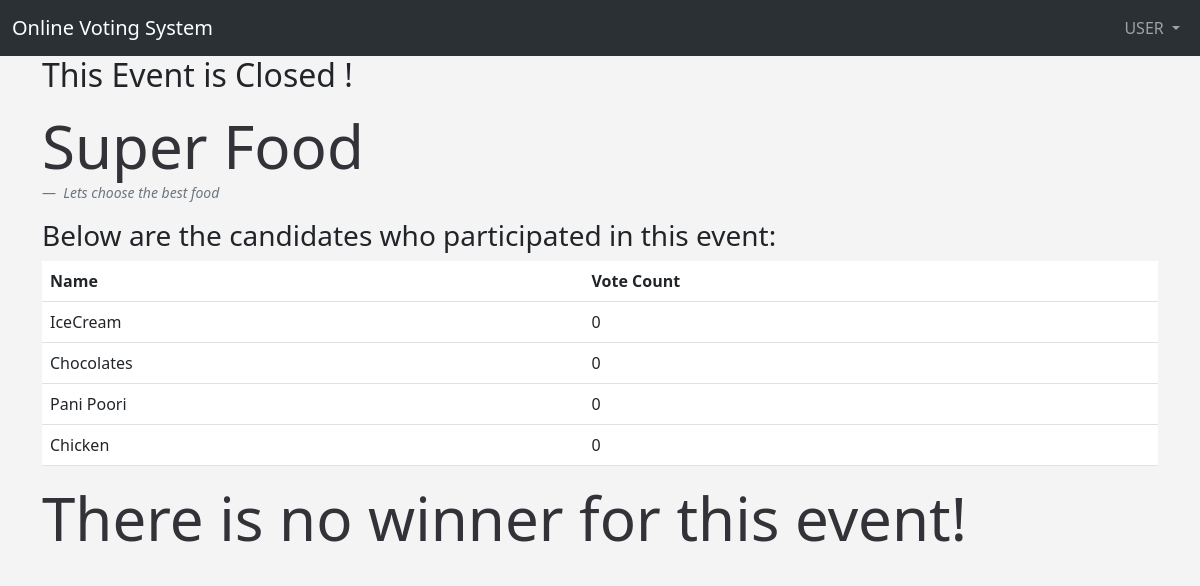
The page /eventaction/2 (signed in) on the database its author committed.
### app.py (models this page shows, shortened)
class Users(db.Model, UserMixin):
	id = db.Column(db.Integer, primary_key=True)
	username = db.Column(db.String(20), nullable=False, unique=True)
	firstname = db.Column(db.String(200), nullable=False)
	lastname = db.Column(db.String(200), nullable=False)
	email = db.Column(db.String(120), nullable=False, unique=True)
	gender = db.Column(db.String(10), nullable=False)
	date_added = db.Column(db.DateTime, default=datetime.utcnow)
	password_hash = db.Column(db.String(128))
	@property
	def password(self):
		raise AttributeError('password is not a readable attribute!')

class Voteevent(db.Model):
	id = db.Column(db.Integer, primary_key=True)
	name = db.Column(db.String(255), nullable=False, unique=True)
	status = db.Column(db.String(255), nullable=False, default='open')
	description = db.Column(db.Text)
	date_added = db.Column(db.DateTime, default=datetime.utcnow)
	created_by = db.Column(db.Integer, db.ForeignKey('users.id'))

class Participants(db.Model):
	id = db.Column(db.Integer, primary_key=True)
	name = db.Column(db.String(255), nullable=False, unique=True)
	votecount = db.Column(db.Integer, default=0)
	voteevent = db.Column(db.Integer, db.ForeignKey('voteevent.id'))
	date_added = db.Column(db.DateTime, default=datetime.utcnow)

### app.py (the view)
@app.route('/eventaction/<int:eventid>', methods=['GET', 'POST'])
@login_required
def eventaction(eventid):
	voteevent = Voteevent.query.get_or_404(eventid)
	if voteevent is not None:
		participants = Participants.query.filter_by(voteevent=eventid).order_by(Participants.votecount.desc())
		if voteevent.status == "open":
			voteeventuser = Voteeventuser.query.filter_by(user=session['id'],voteevent=eventid).first()
			if voteeventuser is None:
				form = CastVoteForm()
				form.selectedparticipant.choices = [(participant.name) for participant in participants]
				if form.validate_on_submit():
					chosenparticipant = Participants.query.filter_by(name=form.selectedparticipant.data,voteevent=eventid).first()
					chosenparticipant.votecount = int(chosenparticipant.votecount)+1
					db.session.commit()
					voteeventuser = Voteeventuser(user=session['id'],voteevent=eventid,uservoted='True')
					db.session.add(voteeventuser)
					db.session.commit()
					form.selectedparticipant=''
					flash("Vote casted successfully!")
					return redirect(url_for('dashboard'))
				return render_template('eventaction.html',firstname=session['firstname'],voteevent=voteevent, participants=participants,form=form)
			return render_template('eventaction.html',firstname=session['firstname'],voteevent=voteevent, participants=participants)
		else:
			if participants[0].votecount == 0:
				message = "There is no winner for this event!"
			else:
				message = "The winner for this event is "+ participants[0].name
			return render_template('eventaction.html',firstname=session['firstname'],voteevent=voteevent, participants=participants, message=message)
	return render_template('eventaction.html',firstname=session['firstname'])

### app.py (called while the page is built)
@login_manager.user_loader
def load_user(user_id):
	return Users.query.get(int(user_id))

@app.after_request
def after_request(response):
    response.headers["Cache-Control"] = "no-cache, no-store, must-revalidate"
    return response

### templates/eventaction.html (shortened to what this page needs)
{% extends 'base.html' %}
{% block content %}
{% if voteevent.status == "open" %}
    {% if form %}
    <div class="shadow p-3 mb-5 bg-body rounded">
        <figure>
            <blockquote class="blockquote">
              <p><h1>{{ voteevent.name }}</h1></p>
            </blockquote>
            <figcaption class="blockquote-footer">
              <cite title="Source Title">{{ voteevent.description }}</cite>
            <br/>
            </figcaption>
          </figure>
        <form method="POST">
            {{ form.hidden_tag() }}
            {{ form.selectedparticipant.label(class="form-label") }}
            {{ form.selectedparticipant(class="form-check") }}
            {% if form.selectedparticipant.errors %}
                <ul class="errors">
                    {% for error in form.selectedparticipant.errors %}
                        <li>{{ error }}</li>
                    {% endfor %}
                </ul>
            {% endif %}
            <br/>
            {{ form.submit(class="btn btn-primary") }}
        </form>
    </div>
    {% else %}
    <h1> You have already casted your vote for this event!</h1>
    <figure>
        <blockquote class="blockquote">
          <p><h1>{{ voteevent.name }}</h1></p>
        </blockquote>
        <figcaption class="blockquote-footer">
          <cite title="Source Title">{{ voteevent.description }}</cite>
        <br/>
        </figcaption>
      </figure>
    {% endif %}
{% else %}
<h2>This Event is Closed !</h2>
<figure>
    <blockquote class="blockquote">
      <p><h1>{{ voteevent.name }}</h1></p>
    </blockquote>
    <figcaption class="blockquote-footer">
      <cite title="Source Title">{{ voteevent.description }}</cite>
    <br/>
    </figcaption>
  </figure>
  <h3>Below are the candidates who participated in this event:</h3>
  <table class="table">
    <thead>
      <tr>
        <th scope="col">Name</th>
        <th scope="col">Vote Count</th>
      </tr>
    </thead>
    <tbody>
    {% for participant in participants %}
      <tr>
        <td>{{ participant.name }}</td>
        <td>{{ participant.votecount }}</td>
      </tr>
    {% endfor %}
    </tbody>
  </table>
  <h1> {{ message }}</h1>
{% endif %}
{% endblock %}

### templates/base.html (shortened to what this page needs)
<!doctype html>
<html lang="en">
  <head>
    <link href="https://cdn.jsdelivr.net/npm/bootstrap@5.3.0-alpha3/dist/css/bootstrap.min.css" rel="stylesheet">
    <link href="{{ url_for('static', filename='css/style.css') }}" rel="stylesheet">
  </head>
  <body>
    {% include 'navbar.html' %}
    <div class="container">
      {% block content %}
      {% endblock %}
    </div>
  </body>
</html>

### templates/navbar.html (shortened to what this page needs)
<nav class="navbar navbar-expand-lg bg-body-tertiary" data-bs-theme="dark">
    <div class="container-fluid">
      <a class="navbar-brand" href="{{ url_for('dashboard') }}">Online Voting System</a>
      <div class="row">
        <div class="col-6 col-md-4">
            <ul class="navbar-nav me-auto mb-2 mb-lg-0">
                <li class="nav-item dropdown">
                  <a class="nav-link dropdown-toggle" href="#" role="button" data-bs-toggle="dropdown" aria-expanded="false">
                    {{ firstname | upper }}
                  </a>
                </li>
            </ul>
        </div>
      </div>
    </div>
  </nav>

### static/css/style.css (style rules this page uses)
h1 { color: rgb(50, 50, 56); font-size:60px; }
body { background: #f4f4f4; }

### rows shown on the page
Users: firstname "USER"
Voteevent: name "Super Food", description "Lets choose the best food"
Participants: name "IceCream", votecount "0"
Participants: name "Chocolates", votecount "0"
Participants: name "Pani Poori", votecount "0"
Participants: name "Chicken", votecount "0"

### other values the page prints
{{ message }} "There is no winner for this event!"
